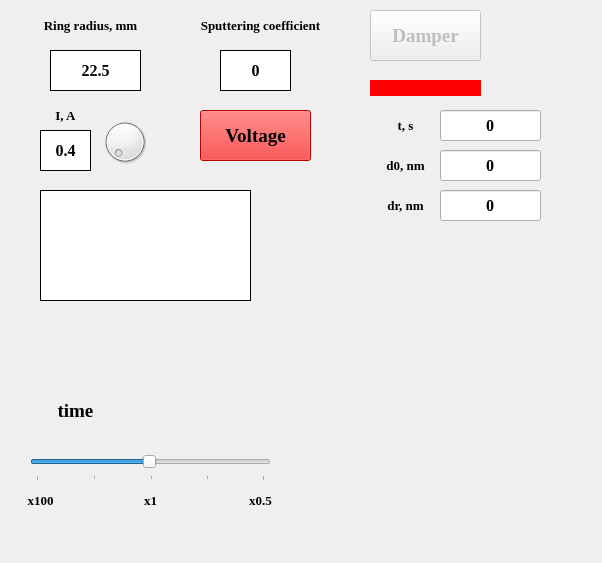
<?xml version="1.0" encoding="UTF-8"?>
<ui version="4.0">
 <class>Dialog</class>
 <widget class="QDialog" name="Dialog">
  <property name="geometry">
   <rect>
    <x>0</x>
    <y>0</y>
    <width>602</width>
    <height>563</height>
   </rect>
  </property>
  <property name="windowTitle">
   <string>Sputtering</string>
  </property>
  <property name="windowIcon">
   <iconset>
    <normaloff>../resources/icon.png</normaloff>../resources/icon.png</iconset>
  </property>
  <widget class="QLabel" name="current_label">
   <property name="geometry">
    <rect>
     <x>40</x>
     <y>100</y>
     <width>51</width>
     <height>31</height>
    </rect>
   </property>
   <property name="font">
    <font>
     <family>Times New Roman</family>
     <pointsize>10</pointsize>
     <weight>75</weight>
     <bold>true</bold>
    </font>
   </property>
   <property name="text">
    <string>I, A</string>
   </property>
   <property name="alignment">
    <set>Qt::AlignCenter</set>
   </property>
  </widget>
  <widget class="QPushButton" name="damper">
   <property name="enabled">
    <bool>false</bool>
   </property>
   <property name="geometry">
    <rect>
     <x>370</x>
     <y>10</y>
     <width>111</width>
     <height>51</height>
    </rect>
   </property>
   <property name="font">
    <font>
     <family>Times New Roman</family>
     <pointsize>14</pointsize>
     <weight>75</weight>
     <bold>true</bold>
    </font>
   </property>
   <property name="text">
    <string>Damper</string>
   </property>
  </widget>
  <widget class="QLabel" name="damper_state">
   <property name="geometry">
    <rect>
     <x>370</x>
     <y>80</y>
     <width>111</width>
     <height>16</height>
    </rect>
   </property>
   <property name="styleSheet">
    <string notr="true">background-color: red;</string>
   </property>
   <property name="text">
    <string/>
   </property>
  </widget>
  <widget class="QLabel" name="d0_label">
   <property name="geometry">
    <rect>
     <x>370</x>
     <y>150</y>
     <width>71</width>
     <height>31</height>
    </rect>
   </property>
   <property name="font">
    <font>
     <family>Times New Roman</family>
     <pointsize>10</pointsize>
     <weight>75</weight>
     <bold>true</bold>
    </font>
   </property>
   <property name="text">
    <string>d0, nm</string>
   </property>
   <property name="alignment">
    <set>Qt::AlignCenter</set>
   </property>
  </widget>
  <widget class="QLabel" name="dr_label">
   <property name="geometry">
    <rect>
     <x>370</x>
     <y>190</y>
     <width>71</width>
     <height>31</height>
    </rect>
   </property>
   <property name="font">
    <font>
     <family>Times New Roman</family>
     <pointsize>10</pointsize>
     <weight>75</weight>
     <bold>true</bold>
    </font>
   </property>
   <property name="text">
    <string>dr, nm</string>
   </property>
   <property name="alignment">
    <set>Qt::AlignCenter</set>
   </property>
  </widget>
  <widget class="QLabel" name="x100">
   <property name="geometry">
    <rect>
     <x>20</x>
     <y>490</y>
     <width>41</width>
     <height>21</height>
    </rect>
   </property>
   <property name="font">
    <font>
     <family>Times New Roman</family>
     <pointsize>10</pointsize>
     <weight>75</weight>
     <bold>true</bold>
    </font>
   </property>
   <property name="text">
    <string>x100</string>
   </property>
   <property name="alignment">
    <set>Qt::AlignCenter</set>
   </property>
  </widget>
  <widget class="QLabel" name="time_rewind">
   <property name="geometry">
    <rect>
     <x>30</x>
     <y>390</y>
     <width>91</width>
     <height>41</height>
    </rect>
   </property>
   <property name="font">
    <font>
     <family>Times New Roman</family>
     <pointsize>14</pointsize>
     <weight>75</weight>
     <bold>true</bold>
    </font>
   </property>
   <property name="text">
    <string>time</string>
   </property>
   <property name="alignment">
    <set>Qt::AlignCenter</set>
   </property>
  </widget>
  <widget class="QSlider" name="timeSlider">
   <property name="geometry">
    <rect>
     <x>30</x>
     <y>450</y>
     <width>241</width>
     <height>31</height>
    </rect>
   </property>
   <property name="cursor">
    <cursorShape>OpenHandCursor</cursorShape>
   </property>
   <property name="mouseTracking">
    <bool>false</bool>
   </property>
   <property name="locale">
    <locale language="English" country="UnitedStates"/>
   </property>
   <property name="minimum">
    <number>1</number>
   </property>
   <property name="maximum">
    <number>200</number>
   </property>
   <property name="singleStep">
    <number>1</number>
   </property>
   <property name="value">
    <number>100</number>
   </property>
   <property name="sliderPosition">
    <number>100</number>
   </property>
   <property name="tracking">
    <bool>true</bool>
   </property>
   <property name="orientation">
    <enum>Qt::Horizontal</enum>
   </property>
   <property name="invertedAppearance">
    <bool>false</bool>
   </property>
   <property name="invertedControls">
    <bool>false</bool>
   </property>
   <property name="tickPosition">
    <enum>QSlider::TicksBelow</enum>
   </property>
   <property name="tickInterval">
    <number>50</number>
   </property>
  </widget>
  <widget class="QLabel" name="x1">
   <property name="geometry">
    <rect>
     <x>130</x>
     <y>490</y>
     <width>41</width>
     <height>21</height>
    </rect>
   </property>
   <property name="font">
    <font>
     <family>Times New Roman</family>
     <pointsize>10</pointsize>
     <weight>75</weight>
     <bold>true</bold>
    </font>
   </property>
   <property name="text">
    <string>x1</string>
   </property>
   <property name="alignment">
    <set>Qt::AlignCenter</set>
   </property>
  </widget>
  <widget class="QLabel" name="x0_5">
   <property name="geometry">
    <rect>
     <x>240</x>
     <y>490</y>
     <width>41</width>
     <height>21</height>
    </rect>
   </property>
   <property name="font">
    <font>
     <family>Times New Roman</family>
     <pointsize>10</pointsize>
     <weight>75</weight>
     <bold>true</bold>
    </font>
   </property>
   <property name="text">
    <string>x0.5</string>
   </property>
   <property name="alignment">
    <set>Qt::AlignCenter</set>
   </property>
  </widget>
  <widget class="QLabel" name="time_label">
   <property name="geometry">
    <rect>
     <x>370</x>
     <y>110</y>
     <width>71</width>
     <height>31</height>
    </rect>
   </property>
   <property name="font">
    <font>
     <family>Times New Roman</family>
     <pointsize>10</pointsize>
     <weight>75</weight>
     <bold>true</bold>
    </font>
   </property>
   <property name="text">
    <string>t, s</string>
   </property>
   <property name="alignment">
    <set>Qt::AlignCenter</set>
   </property>
  </widget>
  <widget class="QLabel" name="status">
   <property name="geometry">
    <rect>
     <x>40</x>
     <y>190</y>
     <width>211</width>
     <height>111</height>
    </rect>
   </property>
   <property name="font">
    <font>
     <family>Times New Roman</family>
     <pointsize>12</pointsize>
     <weight>75</weight>
     <bold>true</bold>
    </font>
   </property>
   <property name="styleSheet">
    <string notr="true">background-color: white;</string>
   </property>
   <property name="frameShape">
    <enum>QFrame::Box</enum>
   </property>
   <property name="text">
    <string/>
   </property>
   <property name="textFormat">
    <enum>Qt::AutoText</enum>
   </property>
   <property name="alignment">
    <set>Qt::AlignCenter</set>
   </property>
   <property name="wordWrap">
    <bool>true</bool>
   </property>
  </widget>
  <widget class="QLabel" name="ring_radius_label">
   <property name="geometry">
    <rect>
     <x>10</x>
     <y>10</y>
     <width>161</width>
     <height>31</height>
    </rect>
   </property>
   <property name="font">
    <font>
     <family>Times New Roman</family>
     <pointsize>10</pointsize>
     <weight>75</weight>
     <bold>true</bold>
    </font>
   </property>
   <property name="text">
    <string>Ring radius, mm</string>
   </property>
   <property name="alignment">
    <set>Qt::AlignCenter</set>
   </property>
  </widget>
  <widget class="QLabel" name="sputtering_coefficient_label">
   <property name="geometry">
    <rect>
     <x>170</x>
     <y>10</y>
     <width>181</width>
     <height>31</height>
    </rect>
   </property>
   <property name="font">
    <font>
     <family>Times New Roman</family>
     <pointsize>10</pointsize>
     <weight>75</weight>
     <bold>true</bold>
    </font>
   </property>
   <property name="text">
    <string>Sputtering coefficient</string>
   </property>
   <property name="alignment">
    <set>Qt::AlignCenter</set>
   </property>
  </widget>
  <widget class="QPushButton" name="voltage">
   <property name="enabled">
    <bool>true</bool>
   </property>
   <property name="geometry">
    <rect>
     <x>200</x>
     <y>110</y>
     <width>111</width>
     <height>51</height>
    </rect>
   </property>
   <property name="font">
    <font>
     <family>Times New Roman</family>
     <pointsize>14</pointsize>
     <weight>75</weight>
     <bold>true</bold>
    </font>
   </property>
   <property name="styleSheet">
    <string notr="true">background-color: red;</string>
   </property>
   <property name="text">
    <string>Voltage</string>
   </property>
  </widget>
  <widget class="QLabel" name="sputtering_coefficient">
   <property name="geometry">
    <rect>
     <x>220</x>
     <y>50</y>
     <width>71</width>
     <height>41</height>
    </rect>
   </property>
   <property name="font">
    <font>
     <family>Times New Roman</family>
     <pointsize>12</pointsize>
     <weight>75</weight>
     <bold>true</bold>
    </font>
   </property>
   <property name="styleSheet">
    <string notr="true">background-color: white;</string>
   </property>
   <property name="frameShape">
    <enum>QFrame::Box</enum>
   </property>
   <property name="text">
    <string>0</string>
   </property>
   <property name="alignment">
    <set>Qt::AlignCenter</set>
   </property>
  </widget>
  <widget class="QLabel" name="target_diameter">
   <property name="geometry">
    <rect>
     <x>50</x>
     <y>50</y>
     <width>91</width>
     <height>41</height>
    </rect>
   </property>
   <property name="font">
    <font>
     <family>Times New Roman</family>
     <pointsize>12</pointsize>
     <weight>75</weight>
     <bold>true</bold>
    </font>
   </property>
   <property name="styleSheet">
    <string notr="true">background-color: white;</string>
   </property>
   <property name="frameShape">
    <enum>QFrame::Box</enum>
   </property>
   <property name="text">
    <string>22.5</string>
   </property>
   <property name="alignment">
    <set>Qt::AlignCenter</set>
   </property>
  </widget>
  <widget class="QLabel" name="current">
   <property name="geometry">
    <rect>
     <x>40</x>
     <y>130</y>
     <width>51</width>
     <height>41</height>
    </rect>
   </property>
   <property name="font">
    <font>
     <family>Times New Roman</family>
     <pointsize>12</pointsize>
     <weight>75</weight>
     <bold>true</bold>
    </font>
   </property>
   <property name="styleSheet">
    <string notr="true">background-color: white;</string>
   </property>
   <property name="frameShape">
    <enum>QFrame::Box</enum>
   </property>
   <property name="text">
    <string>0.4</string>
   </property>
   <property name="alignment">
    <set>Qt::AlignCenter</set>
   </property>
  </widget>
  <widget class="QLineEdit" name="time_value">
   <property name="geometry">
    <rect>
     <x>440</x>
     <y>110</y>
     <width>101</width>
     <height>31</height>
    </rect>
   </property>
   <property name="font">
    <font>
     <family>Times New Roman</family>
     <pointsize>12</pointsize>
     <weight>75</weight>
     <bold>true</bold>
    </font>
   </property>
   <property name="text">
    <string>0</string>
   </property>
   <property name="alignment">
    <set>Qt::AlignCenter</set>
   </property>
  </widget>
  <widget class="QLineEdit" name="dr">
   <property name="geometry">
    <rect>
     <x>440</x>
     <y>190</y>
     <width>101</width>
     <height>31</height>
    </rect>
   </property>
   <property name="font">
    <font>
     <family>Times New Roman</family>
     <pointsize>12</pointsize>
     <weight>75</weight>
     <bold>true</bold>
    </font>
   </property>
   <property name="text">
    <string>0</string>
   </property>
   <property name="alignment">
    <set>Qt::AlignCenter</set>
   </property>
  </widget>
  <widget class="QLineEdit" name="d0">
   <property name="geometry">
    <rect>
     <x>440</x>
     <y>150</y>
     <width>101</width>
     <height>31</height>
    </rect>
   </property>
   <property name="font">
    <font>
     <family>Times New Roman</family>
     <pointsize>12</pointsize>
     <weight>75</weight>
     <bold>true</bold>
    </font>
   </property>
   <property name="text">
    <string>0</string>
   </property>
   <property name="alignment">
    <set>Qt::AlignCenter</set>
   </property>
  </widget>
  <widget class="QDial" name="current_dial">
   <property name="geometry">
    <rect>
     <x>100</x>
     <y>110</y>
     <width>50</width>
     <height>64</height>
    </rect>
   </property>
   <property name="minimum">
    <number>3</number>
   </property>
   <property name="maximum">
    <number>15</number>
   </property>
  </widget>
 </widget>
 <resources/>
 <connections/>
</ui>
